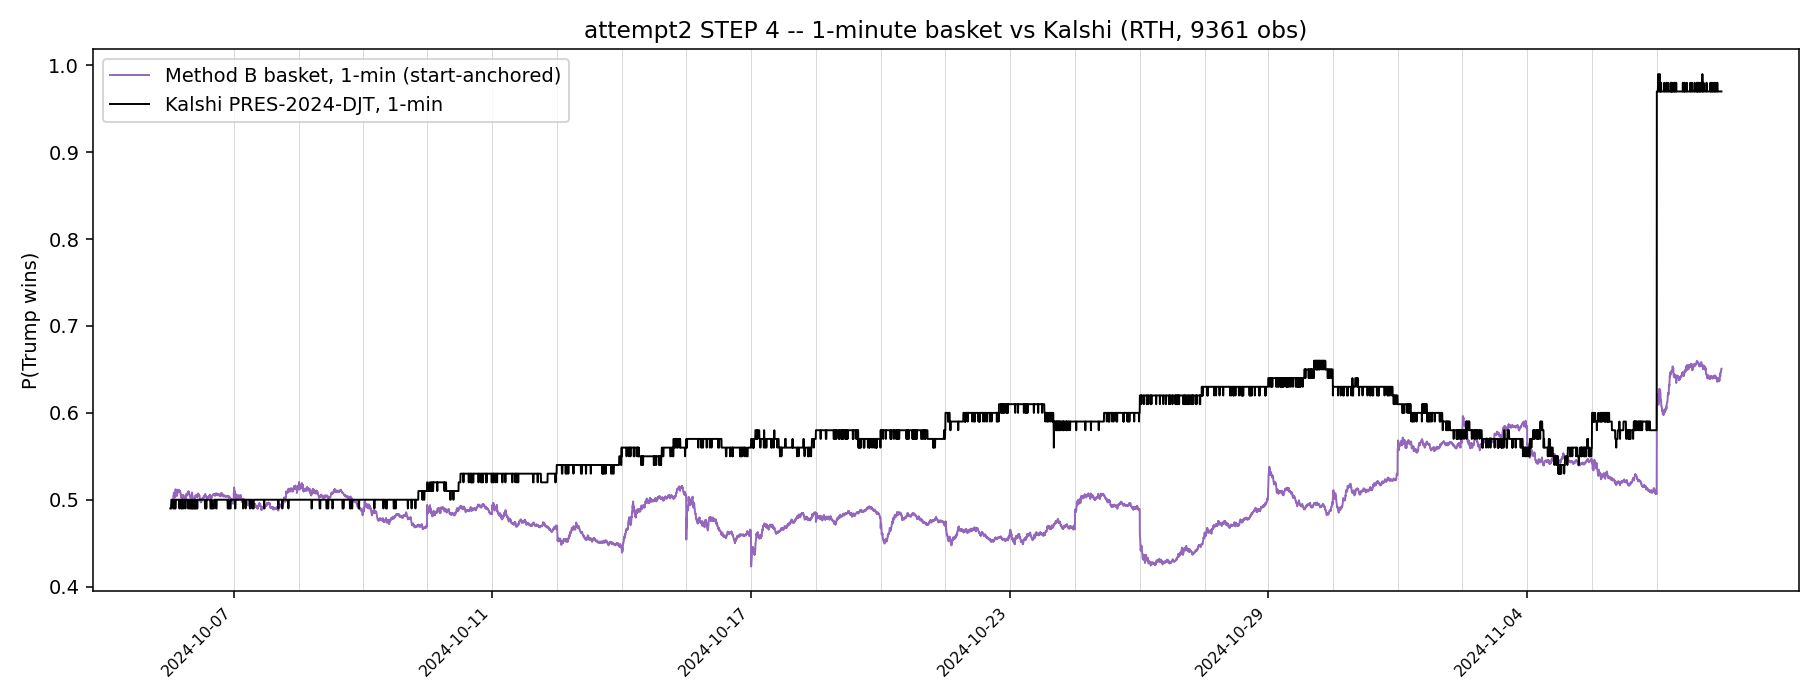

Reproduce this figure in Python.
"""
methodB_hf.py   (attempt2 -- STEP 4, part 1: the 1-minute pair)
================================================================================
High-frequency counterpart of methodB.py. Same basket, same weights, same
start-anchored construction -- only the sampling frequency changes, from daily
(24 obs) to 1-minute (~9,400 obs).

WEIGHTS ARE NOT RE-ESTIMATED HERE. They are read from methodB_weights.csv, i.e.
the LEVEL cointegrating regression fitted on DAILY Polymarket data over Jun-Sep,
before the Kalshi contract traded. Re-fitting them on the intraday test window
would destroy the out-of-sample property that the whole design rests on: the
weights must come from a different venue AND a different period than the window
they are tested on.

IMPLIED PROBABILITY -- look-ahead free, and now anchored to Kalshi:

    implied_p_t = anchor + (B_t - B_0),     B_t = sum_i w_i * P_i,t

  The anchor is Kalshi's value in the FIRST minute of the window, not the
  external 0.447 reference used in the daily file. Reason: the daily run showed
  the two series starting 0.053 apart purely because the external anchor did not
  match where Kalshi actually was that day, which put a constant offset into the
  spread that had nothing to do with the data. Anchoring on Kalshi's own opening
  value removes that artefact and is still strictly causal -- it uses the first
  observation of the window only, never a future one.

  What anchoring CANNOT fix, and should not be made to fix, is the basket's
  under-response: daily, the basket moved only ~17% as far as Kalshi did. That
  is a real property of a sector-ETF basket, not a calibration problem, and it
  is left visible. Engle-Granger absorbs it in its slope, which is why EG (not
  the 1:-1 spread ADF) is the test to read.

INPUT   hf_panel_1min.csv      (from build_hf_panel.py)
        methodB_weights.csv    (daily Jun-Sep Polymarket weights)
OUTPUT  hf_pair_1min.csv, methodB_hf.png, methodB_hf_results.txt
================================================================================
"""
import os
import numpy as np
import pandas as pd
import statsmodels.api as sm
from statsmodels.tsa.stattools import adfuller
from statsmodels.tsa.vector_ar.vecm import coint_johansen
import matplotlib
matplotlib.use("Agg")
import matplotlib.pyplot as plt

HERE = os.path.dirname(os.path.abspath(__file__))
# Walk up until the folder containing "1. data" is found, so the script runs
# from any depth without hard-coded relative hops.
ROOT = HERE
while ROOT != os.path.dirname(ROOT) and not os.path.isdir(os.path.join(ROOT, "1. data")):
    ROOT = os.path.dirname(ROOT)

PANEL = os.path.join(HERE, "hf_panel_1min.csv")
# The weights come from the DAILY Method B fit, which lives one folder over.
WEIGHTS = os.path.join(ROOT, "6. hasbrouck", "daily", "methodB_weights.csv")

ETFS = ["VAW", "VCR", "VDC", "VDE", "VFH", "VGT", "VHT", "VIS", "VNQ", "VOX", "VPU"]
ADDS = ["MARA", "COIN", "GEO", "IBKR", "FSLR", "RUN", "DHI", "TAN"]

# Intraday lag order for Johansen. One minute of trading carries far less
# information than one day, so a handful of lags is the intraday analogue of
# k_ar_diff=1 at the daily frequency.
K_AR_DIFF = 5


def _adf_p(x):
    return adfuller(pd.Series(x).dropna().values, autolag="AIC")[1]


def main():
    out_lines = []

    def emit(s=""):
        print(s)
        out_lines.append(s)

    panel = pd.read_csv(PANEL, parse_dates=["minute"]).set_index("minute").sort_index()
    w = pd.read_csv(WEIGHTS, index_col=0).iloc[:, 0]
    cols = ETFS + ADDS
    w = w.reindex(cols)

    emit("METHOD B (HIGH FREQUENCY) -- 1-minute basket vs Kalshi PRES-2024-DJT")
    emit("basket = 11 sector ETFs + %s" % ", ".join(ADDS))
    emit("weights: daily Jun-Sep Polymarket level regression (NOT re-fitted intraday)\n")

    # ---- basket level and start-anchored implied probability --------------
    B = panel[cols].values @ w.values
    anchor = float(panel["kalshi"].iloc[0])
    implied = anchor + (B - B[0])

    pair = pd.DataFrame({"implied_p": implied, "kalshi": panel["kalshi"].values},
                        index=panel.index)
    pair.index.name = "minute"
    pair.to_csv(os.path.join(HERE, "hf_pair_1min.csv"))

    ip, m = pair["implied_p"].values, pair["kalshi"].values
    days = pd.Series(pair.index.date).nunique()

    emit("STEP 3-HF  1-minute pair, %d obs over %d trading days (RTH only)" % (len(pair), days))
    emit("  anchor = Kalshi's first minute = %.3f  (causal; no look-ahead)" % anchor)
    emit("  implied_p range [%.3f, %.3f]   kalshi range [%.3f, %.3f]"
         % (ip.min(), ip.max(), m.min(), m.max()))
    emit("  level correlation  = %+.3f" % np.corrcoef(ip, m)[0, 1])
    emit("  basket move / Kalshi move (first->last) = %.2f"
         % ((ip[-1] - ip[0]) / (m[-1] - m[0]) if m[-1] != m[0] else np.nan))

    # ---- cointegration gate ----------------------------------------------
    spread_p = _adf_p(ip - m)
    eg = sm.OLS(ip, sm.add_constant(m)).fit()
    eg_p = _adf_p(eg.resid)
    joh = coint_johansen(np.column_stack([ip, m]), det_order=0, k_ar_diff=K_AR_DIFF)
    tr, cv = joh.lr1[0], joh.cvt[0, 1]

    emit("\n  cointegration gate (1-minute):")
    emit("    ADF spread(1,-1) p = %.4f -> %s" % (spread_p, "COINTEGRATED" if spread_p < 0.05 else "no"))
    emit("    Engle-Granger    p = %.4f -> %s  (slope b=%+.3f)  <- headline, scale-invariant"
         % (eg_p, "COINTEGRATED" if eg_p < 0.05 else "no", eg.params[1]))
    emit("    Johansen trace = %.2f vs 95%%=%.2f (k_ar_diff=%d) -> %s"
         % (tr, cv, K_AR_DIFF, "COINTEGRATED" if tr > cv else "no"))

    # ---- figure ----------------------------------------------------------
    fig, ax = plt.subplots(figsize=(13, 5))
    x = np.arange(len(pair))                     # sequential index: no overnight gaps drawn
    ax.plot(x, ip, color="#9467bd", lw=1.0, label="Method B basket, 1-min (start-anchored)")
    ax.plot(x, m, color="black", lw=1.0, label="Kalshi PRES-2024-DJT, 1-min")
    # mark day boundaries so the overnight breaks are visible
    d = pd.Series(pair.index.date).values
    for i in np.where(d[1:] != d[:-1])[0]:
        ax.axvline(i + 1, color="0.85", lw=.5, zorder=0)
    ticks = np.where(d[1:] != d[:-1])[0][::4]
    ax.set_xticks(ticks)
    ax.set_xticklabels([str(d[i + 1]) for i in ticks], rotation=45, ha="right", fontsize=8)
    ax.set_ylabel("P(Trump wins)")
    ax.legend(loc="upper left")
    ax.set_title("attempt2 STEP 4 -- 1-minute basket vs Kalshi (RTH, %d obs)" % len(pair))
    fig.tight_layout()
    fig.savefig(os.path.join(HERE, "methodB_hf.png"), dpi=140)

    with open(os.path.join(HERE, "methodB_hf_results.txt"), "w") as f:
        f.write("\n".join(out_lines) + "\n")
    emit("\nwritten -> hf_pair_1min.csv, methodB_hf.png, methodB_hf_results.txt")


if __name__ == "__main__":
    main()
